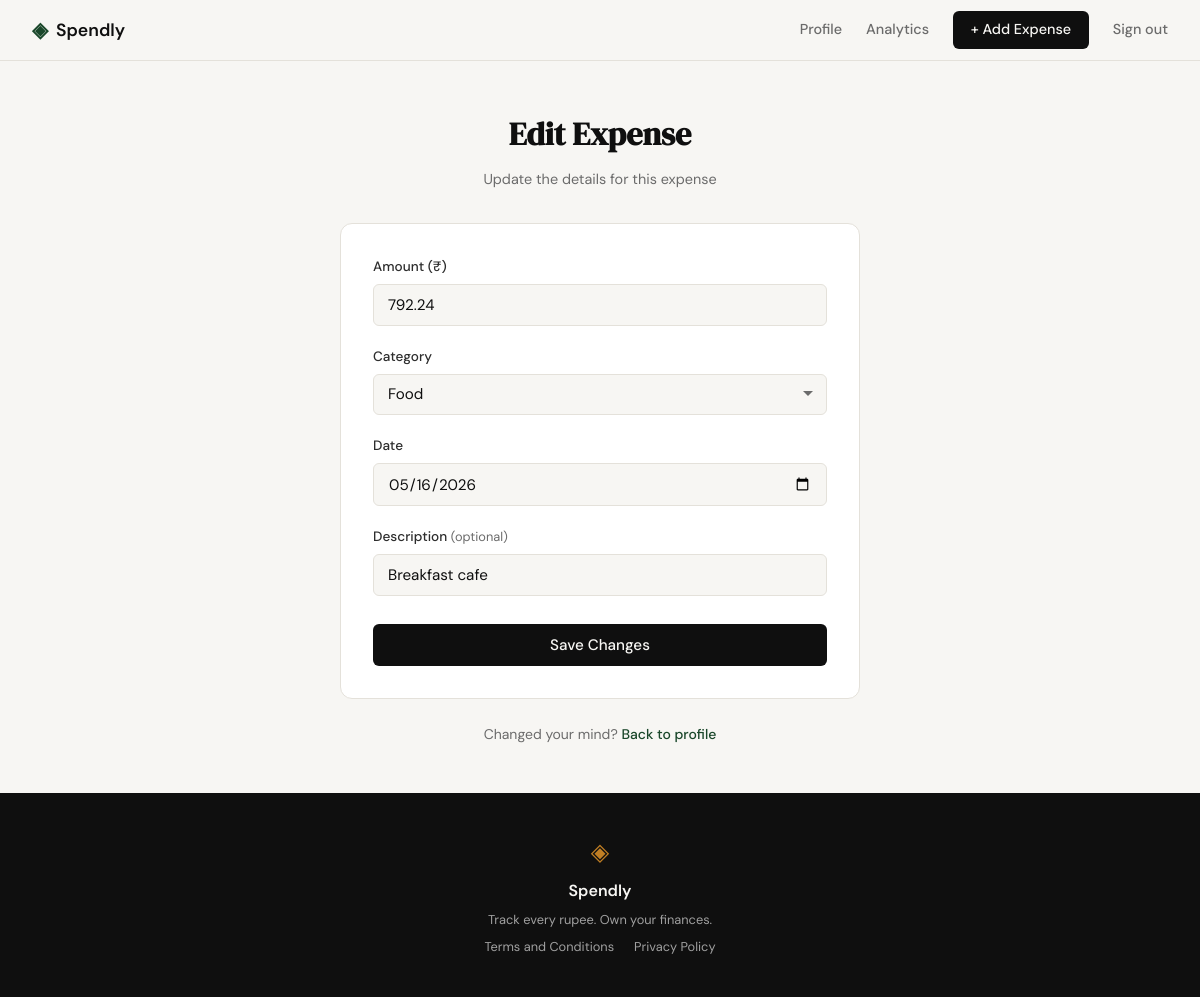
/expenses/15/edit (signed in), run on the app's committed database.
### tables this page shows
CREATE TABLE expenses (
            id          INTEGER PRIMARY KEY AUTOINCREMENT,
            user_id     INTEGER NOT NULL REFERENCES users(id),
            amount      REAL    NOT NULL,
            category    TEXT    NOT NULL,
            date        TEXT    NOT NULL,
            description TEXT,
            created_at  TEXT    DEFAULT (datetime('now'))
        );

### app.py (the view, shortened to what this page needs)
@app.route("/expenses/<int:expense_id>/edit", methods=["GET", "POST"])
def edit_expense(expense_id):
    if not session.get("user_id"):
        return redirect(url_for("login"))
    expense = get_expense_by_id(expense_id)
    if expense is None:
        abort(404)
    if expense["user_id"] != session["user_id"]:
        abort(403)
    return render_template(
        "edit_expense.html",
        categories=EXPENSE_CATEGORIES,
        expense=expense,
        form={
            "amount": expense["amount"],
            "category": expense["category"],
            "date": expense["date"],
            "description": expense["description"] or "",
        },
    )

### database/db.py (called while the page is built)
def get_db():
    conn = sqlite3.connect(DB_PATH)
    conn.row_factory = sqlite3.Row
    conn.execute("PRAGMA foreign_keys = ON")
    return conn

def get_expense_by_id(expense_id):
    conn = get_db()
    row = conn.execute(
        "SELECT id, user_id, amount, category, date, description, created_at"
        " FROM expenses WHERE id = ?",
        (expense_id,)
    ).fetchone()
    conn.close()
    return row

### templates/edit_expense.html (shortened to what this page needs)
{% extends "base.html" %}
{% block head %}
<link rel="stylesheet" href="{{ url_for('static', filename='css/edit_expense.css') }}">
{% endblock %}
{% block content %}
<section class="auth-section">
  <div class="auth-container">
    <div class="auth-header">
      <h1 class="auth-title">Edit Expense</h1>
      <p class="auth-subtitle">Update the details for this expense</p>
    </div>
    <div class="auth-card">
      <form method="POST" action="{{ url_for('edit_expense', expense_id=expense.id) }}">
        <div class="form-group">
          <label for="amount">Amount (₹)</label>
          <input type="number" id="amount" name="amount" class="form-input"
                 step="0.01" min="0.01" placeholder="0.00"
                 value="{{ form.get('amount', '') }}" required>
        </div>
        <div class="form-group">
          <label for="category">Category</label>
          <select id="category" name="category" class="form-input form-select" required>
            {% for cat in categories %}
            <option value="{{ cat }}" {% if form.get('category') == cat %}selected{% endif %}>{{ cat }}</option>
            {% endfor %}
          </select>
        </div>
        <div class="form-group">
          <label for="date">Date</label>
          <input type="date" id="date" name="date" class="form-input"
                 value="{{ form.get('date', '') }}" required>
        </div>
        <div class="form-group">
          <label for="description">Description <span class="label-optional">(optional)</span></label>
          <input type="text" id="description" name="description" class="form-input"
                 placeholder="e.g. Grocery run"
                 value="{{ form.get('description', '') }}">
        </div>
        <button type="submit" class="btn-submit">Save Changes</button>
      </form>
    </div>
    <p class="auth-switch">
      Changed your mind? <a href="{{ url_for('profile') }}">Back to profile</a>
    </p>
  </div>
</section>
{% endblock %}

### static/css/style.css (style rules this page uses)
:root { --ink: #0f0f0f; --ink-soft: #2d2d2d; --ink-muted: #6b6b6b; --ink-faint: #a0a0a0; --paper: #f7f6f3; --paper-warm: #f0ede6; --paper-card: #ffffff; --accent: #1a472a; --accent-light: #e8f0eb; --accent-2: #c17f24; --accent-2-light: #fdf3e3; --danger: #c0392b; --danger-light: #fdecea; --border: #e4e1da; --border-soft: #eeebe4; --font-display: 'DM Serif Display', Georgia, serif; --font-body: 'DM Sans', system-ui, sans-serif; --max-width: 1200px; --auth-width: 440px; --radius-sm: 6px; --radius-md: 12px; --radius-lg: 20px; }
*, *::before, *::after { box-sizing: border-box; margin: 0; padding: 0; }
html { font-size: 16px; scroll-behavior: smooth; }
body { background: var(--paper); color: var(--ink); font-family: var(--font-body); font-size: 1rem; line-height: 1.6; -webkit-font-smoothing: antialiased; }
a { color: inherit; text-decoration: none; }
.auth-section { min-height: calc(100vh - 60px - 100px); display: flex; align-items: center; justify-content: center; padding: 3rem 2rem; }
.auth-container { width: 100%; max-width: var(--auth-width); }
.auth-header { text-align: center; margin-bottom: 2rem; }
.auth-title { font-family: var(--font-display); font-size: 2rem; color: var(--ink); margin-bottom: 0.5rem; }
.auth-subtitle { font-size: 0.9rem; color: var(--ink-muted); }
.auth-card { background: var(--paper-card); border: 1px solid var(--border); border-radius: var(--radius-md); padding: 2rem; margin-bottom: 1.5rem; }
.form-group { margin-bottom: 1.25rem; }
.form-group label { display: block; font-size: 0.85rem; font-weight: 500; color: var(--ink-soft); margin-bottom: 0.4rem; }
.form-input { width: 100%; padding: 0.6rem 0.875rem; border: 1px solid var(--border); border-radius: var(--radius-sm); font-family: var(--font-body); font-size: 0.95rem; color: var(--ink); background: var(--paper); outline: none; transition: border-color 0.2s; }
.form-input::placeholder { color: var(--ink-faint); }
.btn-submit { width: 100%; padding: 0.7rem; background: var(--ink); color: var(--paper); border: none; border-radius: var(--radius-sm); font-family: var(--font-body); font-size: 0.95rem; font-weight: 500; cursor: pointer; transition: background 0.2s; margin-top: 0.5rem; }
.auth-switch { text-align: center; font-size: 0.875rem; color: var(--ink-muted); }
.auth-switch a { color: var(--accent); font-weight: 500; }

### static/css/edit_expense.css (style rules this page uses)
.auth-container { max-width: 520px; }
.form-select { appearance: none; background-repeat: no-repeat; background-position: right 0.75rem center; padding-right: 2.25rem; cursor: pointer; }
.label-optional { font-size: 0.8rem; color: var(--ink-muted); font-weight: 400; }

### data on the page
expenses: amount "792.24", category "Food", date "05/16/2026", description "Breakfast cafe"
